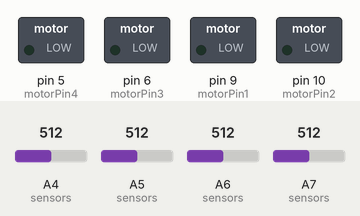
Bench run of a sketch on a simulated Arduino Mega 2560, built with avr-gcc and run on an emulated ATmega2560. On the bench: switched loads named in the sketch (green lamp = pin HIGH). The test bench sets the inputs (shaded band); at power-on: A5 (sensors) = 512, A4 (sensors) = 512, A6 (sensors) = 512, A7 (sensors) = 512. Random numbers use the default seed unless the sketch sets one; what the sketch prints to the serial monitor is not drawn.

Above: at 0.1 s.
At 18.2 s:
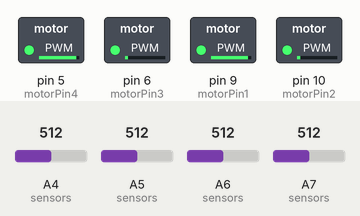
18.3 s: A5 (sensors) set to 103
At 20.7 s:
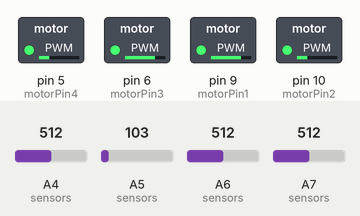
21.3 s: A5 (sensors) set to 88
24.3 s: A4 (sensors) set to 103
27.3 s: A4 (sensors) set to 93
29.1 s: A6 (sensors) set to 90
Timing chart, 0 to 77.9 s (numbered marks = the images above; inputs shaded):
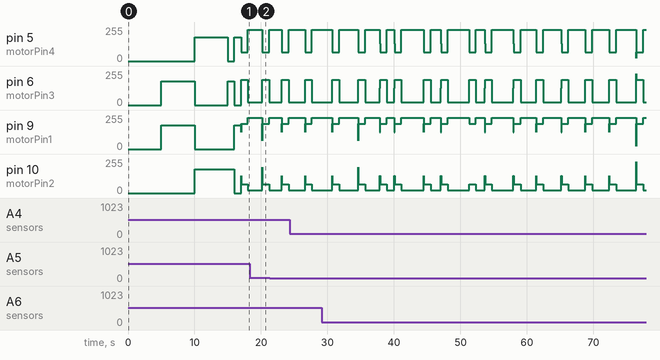

The sketch:

robot_03_nodriza.ino
```cpp
#include "pinDefinition.h"
#include "steer.h"
#include "lineFollower.h"
//#include "leds.h"
// estados de control general del robot
#define GO 1 // el robot avanza - usa el lineFollower
#define DOWNLOADING 2
#define WAITING 4
#define TURN 8
#define BACKWARDS 16
int action = GO;
unsigned long pFrameTime = 0; //
int frameRate = 20;
const int INV = B11111111;
void setup()
{
	Serial.begin(9600);
	Serial1.begin(600);
	delay(3000);
	lineFollowerSetup();
	steerSetup();
	// lcdSetup();
	//downloadSetup();
	// pinMode(dataPin, INPUT);
	// attachInterrupt(0, interr, FALLING);
	//silence();
//	ledsOn();
testSequence();
//drive(0,-1000);
//run();
}

int direction = 1;
unsigned long lastDirectionChange;
unsigned long directionChangeTimeout = 1E3;
unsigned long turnDuration = 2E3;
unsigned long turnStartTime = 0;
unsigned long backwardsDuration = 1E3;
unsigned long backwardsStartTime = 0;
unsigned long downloadStartTime = 0;
unsigned long downloadDuration = 8 * 2E3;
void loop()
{

	// joy();
	// run();
	delay(1); // gano tiempo...
	// ------------------------------------
	unsigned long currentTime = millis();
	readSensors();
	updateSensors();
	// main loop
	if ((currentTime - pFrameTime) >= frameRate)
	{
		pFrameTime = currentTime; // controla las animaciones de las luces y demas
		switch (action)
		{
			case GO:
			{
				// lcdPrintCommand("ROBOT: GO");
//				playKit();


				wander(millis());
				if (detectBorder())
				{
					direction = inferDirection();
					backwardsStartTime = millis();
					action = BACKWARDS;
				}
				break;
			}
			case BACKWARDS:
				if (millis() - backwardsStartTime < backwardsDuration)
				{
					drive(slow, 0);
					run();
				}
				else
				{
					turnDuration = random(1E3, 4E3);
					turnStartTime = millis();
					action = TURN;
				}
				break;
			case TURN:
			{
				if (millis() - turnStartTime < turnDuration)
				{
					rotate(direction, med);
					run();
				}
				else
				{
					turnDuration = random(1E3, 4E3);
					// action = DOWNLOADING;
					action = random(0, 1E3) < 100 ? DOWNLOADING : GO;
					if(action == DOWNLOADING){
						drive(0,0);
						run();
						downloadStartTime = millis();
					 	for(int times = 0; times < 10; times ++){
					 		Serial1.println("DOWNLOADING");
					 		delay(10);
					 	}
					}
				}
				break;
			}
			case DOWNLOADING:
			{
				// lcdPrintCommand("ROBOT: DOWNLOADING");
//				playSound();
				// // playDownloading(currentTime);
	//			if(playDownloading(millis())){
		//			action = GO;
	//				silence();
			//	}
				action = GO;
				break;
			}
		}
	}
}

const int W_WAIT = 0;
const int W_TURN = 1;
const int W_STEPS = 2;
const int W_GO = 4;
int wanderState = W_WAIT;
unsigned long p_wait_delay = 10E3; // ten secs
unsigned long p_turn_delay = 1E3;
unsigned long p_steps_delay = 1E3;
unsigned long p_event_time = 0;
int turnDirection = 1;
void wander(unsigned long currentTime)
{
	switch (wanderState)
	{
		case W_WAIT:
			drive(0, 0);
			run();

			if (currentTime - p_event_time > p_wait_delay)
			{
				p_event_time = currentTime;
				p_wait_delay = random(5E3, 20E3);
				wanderState = random(-1000, 1000) < 0? W_TURN:W_STEPS;
			}
			// do nothing
			break;
		case W_TURN:
			rotate(turnDirection, med);
			run();
			if (currentTime - p_event_time > p_turn_delay)
			{
				p_event_time = currentTime;
				p_turn_delay = random(1E3, 3E3);
				turnDirection = random(-1000, 1000) < 0? -1:1;
				wanderState = random(0, 1000) > 100? W_WAIT:W_STEPS;
			}
			break;
		case W_STEPS:
			drive(-slow, 0);
			run();
			if (currentTime - p_event_time > p_steps_delay)
			{
				p_event_time = currentTime;
				p_steps_delay = random(1E3, 3E3);
				wanderState = random(0, 1000) > 100? W_WAIT:W_TURN;
			}
			break;
		default:
			break;
			// do something
	}
}

boolean detectBorder()
{
	// return status != B00001111? true:false;

	return status != B00001001? true:false;
}

int inferDirection()
{
	return status == B00000011 || status == B00000001? -1:1; // trucho.
}
```

lineFollower.h
```cpp
#include "Arduino.h"
#include "pinDefinition.h"


int sensors[] = {CNY_L1, CNY_L2, CNY_R2, CNY_R1};
int blackValue[sizeof(sensors)/sizeof(int)];
int sensorsValue[sizeof(sensors)/sizeof(int)];
byte status = 0;
int treshold = 32;

// const unsigned long factor = 8;
float factor = 0.85;
int ease(float current, float prev, float factor)
{
	return (unsigned int) (prev * factor) + (current * (1 - factor));
}

void calibrateSensors(){
	for(int times = 0; times < 10; times ++){
		delay(100);
		for(int i = 0; i < sizeof(sensors)/sizeof(int); i++) {
			blackValue[i] += analogRead(sensors[i]);
			blackValue[i] /= 2;
		}
	}
}

void lineFollowerSetup()
{
	for(int i = 0; i < sizeof(sensors)/sizeof(int); i++) pinMode(sensors[i], INPUT);
	calibrateSensors();
}


void readSensors()
{
	for(int i = 0; i < sizeof(sensors)/sizeof(int); i++) {
		sensorsValue[i] = ease(analogRead(sensors[i]), sensorsValue[i], factor);
		Serial.print(sensorsValue[i]);
		Serial.print("\t");
	}

	Serial.println();
}

void updateSensors(){
	status = 0;
	for(int i = 0; i < sizeof(sensors)/sizeof(int); i++){
		byte value = sensorsValue[i] > (blackValue[i] * 2) ? 1 : 0; // 0 estoy en la linea, 1 me sali
		status |= value << i;
	}
}
```

pinDefinition.h
```cpp
#include "Arduino.h"

#ifndef _PIN_DEFS_
#define _PIN_DEFS_

// PWM en mega del 0 al 13, 44, 45 y 46
// Motor A
const int motorPin1 = 9;// 11; // Pin 14 of L293
const int motorPin2 = 10; // 12; // Pin 10 of L293
// Motor B
const int motorPin3 = 6;// 10; // Pin  7 of L293
const int motorPin4 = 5; //9; // Pin  2 of L293

const int BUZZER   = 12;
const int LEDS_PIN  = 7;

const int LCD_D4  = 22; // Violeta
const int LCD_D5  = 24; // Gris
const int LCD_D6  = 26; // Blanco
const int LCD_D7  = 28; // Negro
const int LCD_RS  = 30; // Verde
const int LCD_EN  = 32; // Azul


const int dataPin = 2; // the number of the pushbutton pin


const int SERIAL_1_RX = 19; // mal rotulado en mi placa mega

const int xjoy = A1;
const int yjoy = A0;
// SENSORES SEGUIDOR DE LINEA
// los sensores estan definidos viendo al robot desde arriba
// L1 L2 -- -- R2 R1
const int CNY_R1 = A4;
const int CNY_R2 = A5;
const int CNY_L2 = A6;
const int CNY_L1 = A7;


#endif
```

steer.h
```cpp
#include "Arduino.h"
#include "pinDefinition.h"
int xv = 0;
int yv = 0;
int medx = 0;
int medy = 0;
int maxx = 0;
int maxy = 0;
int m1 = 0;
int m2 = 0;
int m3 = 0;
int m4 = 0;
int rwheel = 0;
int lwheel = 0;

int slow = 500;
int med = 850;
int full = 1000;

void steerSetup()
{
  // Set pins as outputs
  pinMode(motorPin1, OUTPUT);
  pinMode(motorPin2, OUTPUT);
  pinMode(motorPin3, OUTPUT);
  pinMode(motorPin4, OUTPUT);
  pinMode(xjoy, INPUT);
  pinMode(yjoy, INPUT);
  pinMode(A2, INPUT_PULLUP);
  delay(1000); // dice el manual sobre usar analog como input.
  medx = analogRead(xjoy); // el joystick por default está en el medio
  medy = analogRead(yjoy);
  maxx = medx * 2;
  maxy = medy * 2;
}

void motors(int m1, int m2)
{
  lwheel = m1; // (-yv + xv);
  rwheel = m2; // (-yv - xv);
}

// (-Y + X) / 1000.0
// (-Y - X) / 1000.0
void joy()
{
  xv = constrain(map(analogRead(xjoy), 0, maxx, -1000, 1000), -1000, 1000);
  yv = constrain(map(analogRead(yjoy), 0, maxy, 1000, -1000), -1000, 1000);
  motors(-yv + xv, -yv - xv); // diferencial
}

// ----------------------------------------
// control del robot.
// ----------------------------------------
void drive(int fb, int lr)
{
  xv = lr;
  yv = -fb;
  motors(-yv + xv, -yv - xv); // diferencial
}

void rotate(int turn, int speed){
  motors(turn * speed, turn * -speed);
}

void stop(){
  drive(0,0);
}

// ----------------------------------------


void run()
{
  m1 = map(lwheel, -1000, 1000, 0, 255);
  m2 = map(lwheel, -1000, 1000, 255, 0);
  m3 = map(rwheel, -1000, 1000, 0, 255);
  m4 = map(rwheel, -1000, 1000, 255, 0);
  // Serial.print(m1);
  // Serial.print('\t');
  // Serial.print(m2);
  // Serial.print('\t');
  // Serial.print(m3);
  // Serial.print('\t');
  // Serial.print(m4);
  // Serial.print('\n');
  analogWrite(motorPin1, m1);
  analogWrite(motorPin2, m2);
  analogWrite(motorPin3, m3);
  analogWrite(motorPin4, m4);
}

void testSequence2()
{
  drive(1000, 0);
  run();
  delay(2000);
  drive(-1000, 0);
  run();
  delay(2000);
  drive(-500, 500);
  run();
  delay(2000);
  drive(-500, -500);
  run();
  delay(2000);
  drive(0, 0);
  run();
}

void testSequence()
{
  // Motor Control - Motor A: motorPin1,motorpin2 & Motor B: motorpin3,motorpin4
  // This code  will turn Motor A clockwise for 2 sec.
  analogWrite(motorPin1, 180);
  analogWrite(motorPin2, 0);
  analogWrite(motorPin3, 180);
  analogWrite(motorPin4, 0);
  delay(5000);
  // This code will turn Motor A counter-clockwise for 2 sec.
  analogWrite(motorPin1, 0);
  analogWrite(motorPin2, 180);
  analogWrite(motorPin3, 0);
  analogWrite(motorPin4, 180);
  delay(5000);
  // This code will turn Motor B clockwise for 2 sec.
  analogWrite(motorPin1, 0);
  analogWrite(motorPin2, 180);
  analogWrite(motorPin3, 180);
  analogWrite(motorPin4, 0);
  delay(1000);
  // This code will turn Motor B counter-clockwise for 2 sec.
  analogWrite(motorPin1, 180);
  analogWrite(motorPin2, 0);
  analogWrite(motorPin3, 0);
  analogWrite(motorPin4, 180);
  delay(1000);
  // And this code will stop motors
  analogWrite(motorPin1, 0);
  analogWrite(motorPin2, 0);
  analogWrite(motorPin3, 0);
  analogWrite(motorPin4, 0);
}
```
